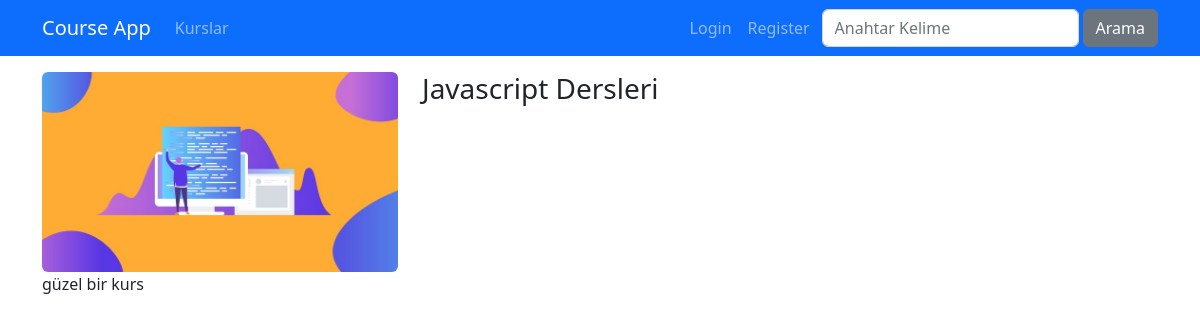
Page /kurslar/javascript-dersleri on the committed database.
### courses/models.py (models this page shows, shortened)
class Course(models.Model):
    title = models.CharField(max_length=50)
    subtitle = models.CharField(max_length=100, default="")
    description = RichTextField()
    image = models.ImageField(upload_to="images", default="")
    date= models.DateField(auto_now=True)
    isActive = models.BooleanField(default=False)
    isHome = models.BooleanField(default=False)
    slug = models.SlugField(default="",blank=True,null=False, unique=True, db_index=True)
    categories = models.ManyToManyField(Category)

### courses/views.py (the view)
# urls.py: path('<slug:slug>', views.details, name="course_details"),
def details(request, slug):
    course = get_object_or_404(Course, slug=slug)
    context = {
       'course': course
    }
    return render(request, 'courses/details.html', context)

### courses/templates/courses/details.html (shortened to what this page needs)
{% extends 'layout.html' %}
{% load static %}
{% block css_files %}
    <link rel="stylesheet" href="{% static 'courses/css/style.css' %}">
{% endblock %}
{% block content %}
    <div class="container mt-3">
        <div class="row">
            <div class="col-4">
                <img class="img-fluid rounded" src="{{ course.image.url }}" alt="{{course.title}}">
            </div>
            <div class="col-8">
                <h1 class="h3">{{course.title}}</h1>
            </div>
        </div>
        <div class="row">
           <div class="col-12">
               <p>
                {{ course.description |safe }}
               </p>
           </div>
        </div>
    </div>
{% endblock %}

### rows in the picture
Course: image (picture), title "Javascript Dersleri", description "güzel bir kurs"
